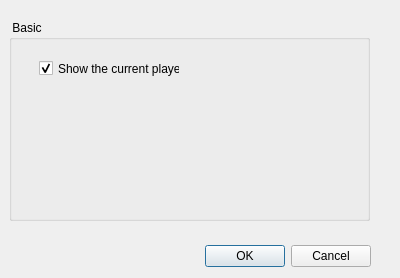
<?xml version="1.0" encoding="UTF-8"?>
<ui version="4.0">
 <class>Dialog</class>
 <widget class="QDialog" name="Dialog">
  <property name="geometry">
   <rect>
    <x>0</x>
    <y>0</y>
    <width>400</width>
    <height>278</height>
   </rect>
  </property>
  <property name="windowTitle">
   <string>Settings</string>
  </property>
  <widget class="QDialogButtonBox" name="buttonBox">
   <property name="geometry">
    <rect>
     <x>30</x>
     <y>240</y>
     <width>341</width>
     <height>32</height>
    </rect>
   </property>
   <property name="orientation">
    <enum>Qt::Horizontal</enum>
   </property>
   <property name="standardButtons">
    <set>QDialogButtonBox::Cancel|QDialogButtonBox::Ok</set>
   </property>
  </widget>
  <widget class="QGroupBox" name="groupBox">
   <property name="geometry">
    <rect>
     <x>9</x>
     <y>20</y>
     <width>361</width>
     <height>201</height>
    </rect>
   </property>
   <property name="title">
    <string> Basic </string>
   </property>
   <widget class="QCheckBox" name="checkBox">
    <property name="geometry">
     <rect>
      <x>30</x>
      <y>40</y>
      <width>141</width>
      <height>17</height>
     </rect>
    </property>
    <property name="maximumSize">
     <size>
      <width>16777215</width>
      <height>16777215</height>
     </size>
    </property>
    <property name="text">
     <string>Show the current player</string>
    </property>
    <property name="checked">
     <bool>true</bool>
    </property>
   </widget>
  </widget>
 </widget>
 <resources/>
 <connections>
  <connection>
   <sender>buttonBox</sender>
   <signal>accepted()</signal>
   <receiver>Dialog</receiver>
   <slot>accept()</slot>
   <hints>
    <hint type="sourcelabel">
     <x>248</x>
     <y>254</y>
    </hint>
    <hint type="destinationlabel">
     <x>157</x>
     <y>274</y>
    </hint>
   </hints>
  </connection>
  <connection>
   <sender>buttonBox</sender>
   <signal>rejected()</signal>
   <receiver>Dialog</receiver>
   <slot>reject()</slot>
   <hints>
    <hint type="sourcelabel">
     <x>316</x>
     <y>260</y>
    </hint>
    <hint type="destinationlabel">
     <x>286</x>
     <y>274</y>
    </hint>
   </hints>
  </connection>
 </connections>
</ui>
